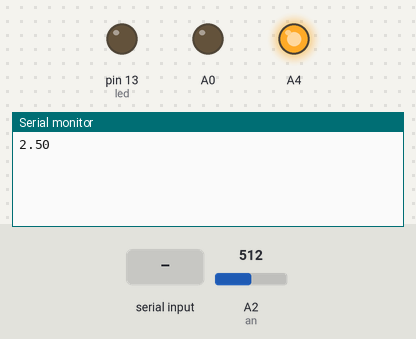
This sketch was run on a simulated Arduino Uno, built with avr-gcc and run on an emulated ATmega328P. Shown: output pins drawn as LEDs (lit = HIGH), the last lines printed to the serial monitor. Inputs (shaded band) come from the test bench; at power-on: A2 (an) = 512.

Above: at 1.2 s.
1.3 s: "R90\n" received over the second serial link
At 3.1 s:
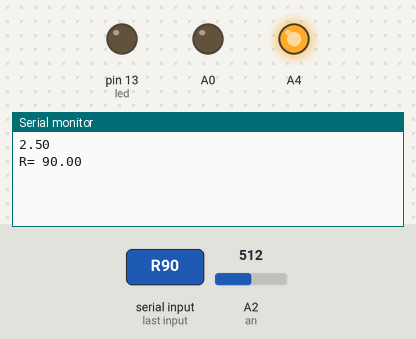
3.8 s: "S90\n" received over the second serial link
At 5.9 s:
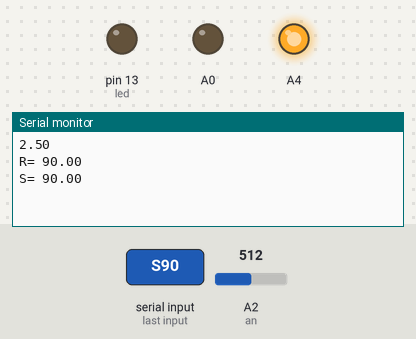
6.2 s: "T90\n" received over the second serial link
At 8.0 s:
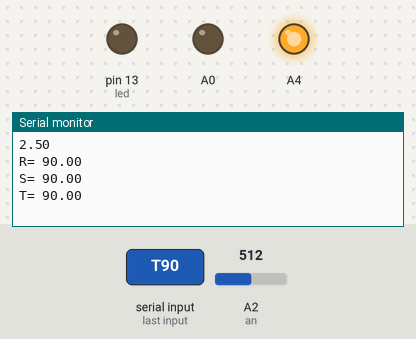

Measured:
- after the input at 1.3 s, the serial monitor: prints a new line after 1.0 s (image 1)
- after the input at 3.8 s, the serial monitor: prints a new line after 1.0 s (image 2)
- after the input at 6.2 s, the serial monitor: prints a new line after 1.0 s (image 3)

The sketch:

GIF0.ino
```cpp
//https://www.youtube.com/user/arafamicrosystems
#include <SoftwareSerial.h>
#define led 13
#define an A2
SoftwareSerial mySerial(2, 3); // RX, TX
int threshold=5;
unsigned long time1=0,time2=0;
int adc1, adc2, i=0;
float x,y,z;
void setup()
{
  pinMode(A0,OUTPUT);
  digitalWrite(A4,HIGH);
  pinMode(A4,OUTPUT);
  pinMode(led,OUTPUT);
  mySerial.begin(115200);
  Serial.begin(115200);
  time1=millis();
  //time2=millis();
}

void loop()
{

  if(mySerial.available())
  {
    String rec= mySerial.readString(); //R1.1
    //Serial.println(rec);
    if(rec[0]=='R')
    {
      int len=rec.length()+1;
      String temp=rec.substring(1,len);
      x=temp.toFloat();//1.1
      Serial.print("R= ");
      Serial.println(x);
    }
    if(rec[0]=='S')
    {
      int len=rec.length()+1;
      String temp=rec.substring(1,len);
      y=temp.toFloat();//1.1
      Serial.print("S= ");
      Serial.println(y);
    }
    if(rec[0]=='T')
    {
      int len=rec.length()+1;
      String temp=rec.substring(1,len);
      z=temp.toFloat();//1.1
      Serial.print("T= ");
      Serial.println(z);
    }
  }

   adc1=analogRead(an);
   if(adc1>(adc2+threshold)||adc1<(adc2-threshold))
   {
    float u=(adc1/1023.0)*5.0;//1.21
    char arr[15];
    dtostrf(u,4,2,arr);
    Serial.println(String(arr));
    mySerial.print("t3.txt=\"");
    mySerial.print(String(arr));
    mySerial.print("\"");
    mySerial.write(0xff);
    mySerial.write(0xff);
    mySerial.write(0xff);
    adc2=adc1;
   }
   if((unsigned long)millis()-time1>25)
   {
    mySerial.print("p0.pic=");
    mySerial.print(i);
    mySerial.write(0xff);
    mySerial.write(0xff);
    mySerial.write(0xff);
    i++;
    if(i>=72)
    {
      i=0;
    }
    time1=millis();

   }

  /*
  if((unsigned long)millis()-time1>100)
  {
    mySerial.print("number.val=");
    int adc=analogRead(an);
    //Serial.println(adc);
    mySerial.print(adc);
    mySerial.write(0xff);
    mySerial.write(0xff);
    mySerial.write(0xff);
    mySerial.print("bar.val=");
    int bar=map(adc,0,1023,0,100);
    bar=constrain(bar,0,100);
    mySerial.print(bar);
    mySerial.write(0xff);
    mySerial.write(0xff);
    mySerial.write(0xff);
    time1=millis();
  }
   adc1=analogRead(an);
   if(adc1>(adc2+threshold)||adc1<(adc2-threshold))
   {
    mySerial.print("va0.val=");
    int va=map(adc1,0,1023,0,270);
    mySerial.print(va);
    mySerial.write(0xff);
    mySerial.write(0xff);
    mySerial.write(0xff);
    adc2=adc1;
   }
   /*
    if((unsigned long)millis()-time2>50)
    {
      mySerial.print("va0.val=");
      int va=map(analogRead(an),0,1023,0,270);
      mySerial.print(va);
      mySerial.write(0xff);
      mySerial.write(0xff);
      mySerial.write(0xff);
      time2=millis();
    }

  */

}
```
